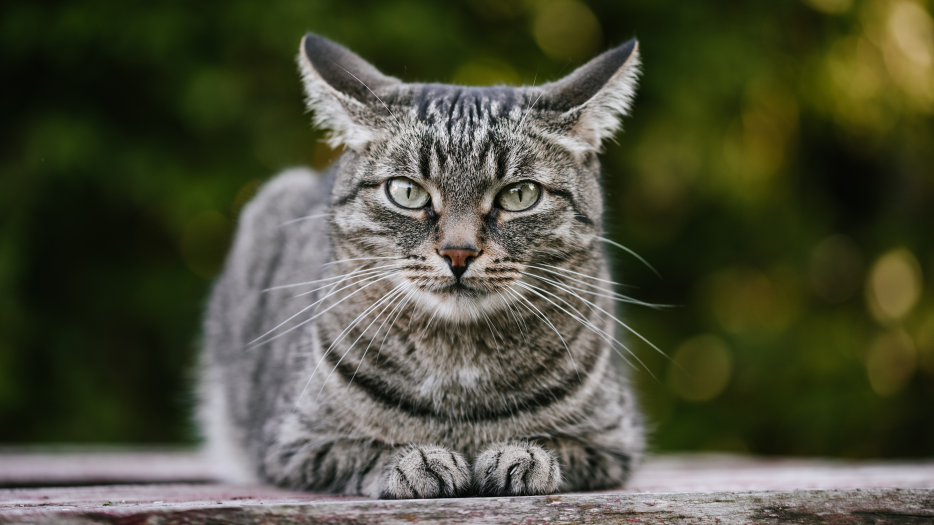
#> input picture Photos/cat.jpeg, 2800 x 1575 px (shown at 1/3 size)
$ python masking.py
#> lines starting #> are read from the running program, lines starting #| are printed output that depends on the picture; after the words box and inside, x2 and y2 are one past the last pixel; in counts of white or black regions, pixels touching at a corner belong together
import cv2 as cv
import numpy as np

image = cv.imread("Photos/cat.jpeg")
#> image is the input picture: shape (1575, 2800, 3); mean B, G, R 59.1, 78.8, 77.2

cv.imshow("Cats", image)

blank = np.zeros(image.shape[:2], dtype='uint8')
# cv.imshow("Blank", blank)

mask = cv.circle(blank, (image.shape[1]//2, image.shape[0]//2), 700, 255, -1)
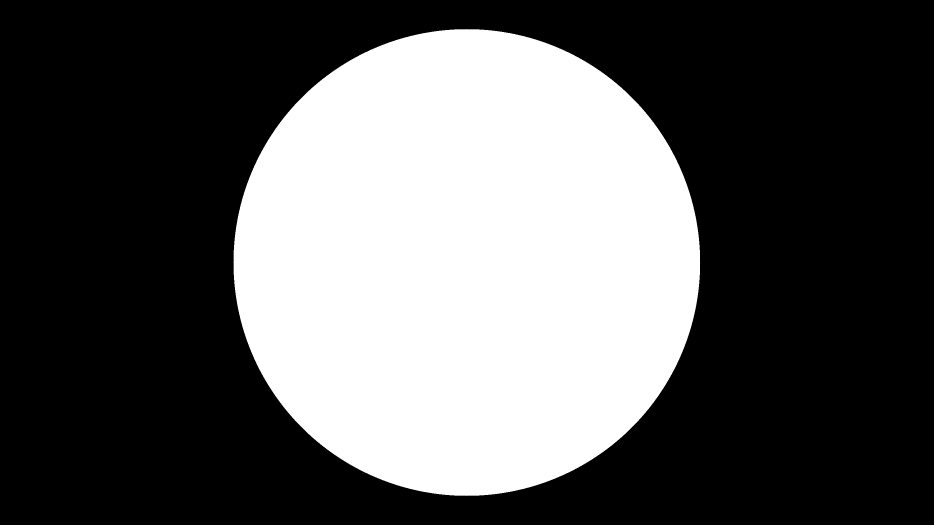
#> blank: shape (1575, 2800) (shown at 1/3 size); 34.9% white; 1 white region, box (x1, y1, x2, y2) and area: (700, 87, 2101, 1488) 1539297
cv.imshow("Mask", mask)

masked = cv.bitwise_and(image, image, mask=mask)
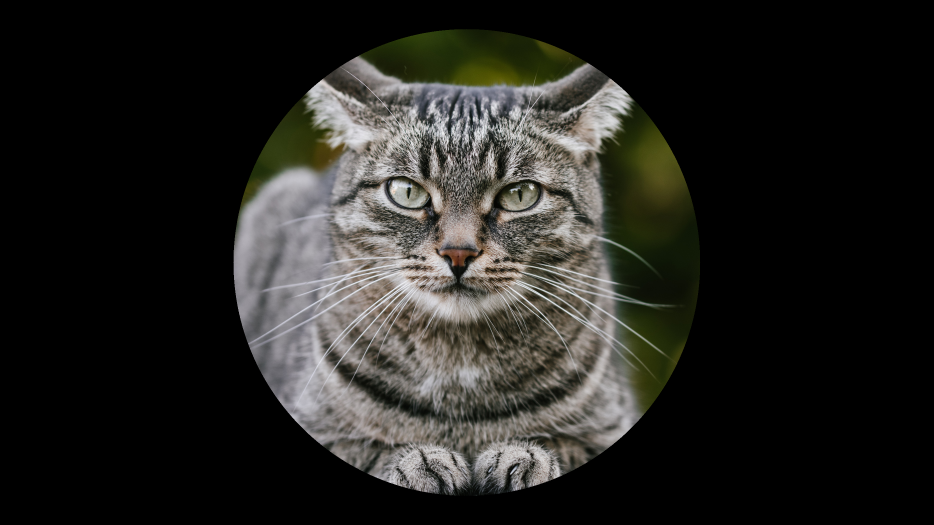
#> masked: shape (1575, 2800, 3) (shown at 1/3 size); mean B, G, R 33.4, 36.9, 37.4
cv.imshow("Masked", masked)

cv.waitKey(0)
